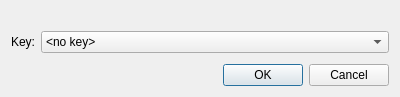
<?xml version="1.0" encoding="UTF-8"?>
<ui version="4.0">
 <class>PGPKeySelectionDialog</class>
 <widget class="QDialog" name="PGPKeySelectionDialog">
  <property name="geometry">
   <rect>
    <x>0</x>
    <y>0</y>
    <width>400</width>
    <height>97</height>
   </rect>
  </property>
  <property name="windowTitle">
   <string>PGP key selection</string>
  </property>
  <layout class="QVBoxLayout" name="verticalLayout">
   <item>
    <widget class="QLabel" name="LabelText_">
     <property name="text">
      <string/>
     </property>
    </widget>
   </item>
   <item>
    <layout class="QFormLayout" name="formLayout">
     <property name="fieldGrowthPolicy">
      <enum>QFormLayout::AllNonFixedFieldsGrow</enum>
     </property>
     <item row="0" column="0">
      <widget class="QLabel" name="label_2">
       <property name="text">
        <string>Key:</string>
       </property>
       <property name="buddy">
        <cstring>KeyCombo_</cstring>
       </property>
      </widget>
     </item>
     <item row="0" column="1">
      <widget class="QComboBox" name="KeyCombo_">
       <item>
        <property name="text">
         <string>&lt;no key&gt;</string>
        </property>
       </item>
      </widget>
     </item>
    </layout>
   </item>
   <item>
    <spacer name="verticalSpacer">
     <property name="orientation">
      <enum>Qt::Vertical</enum>
     </property>
     <property name="sizeHint" stdset="0">
      <size>
       <width>20</width>
       <height>40</height>
      </size>
     </property>
    </spacer>
   </item>
   <item>
    <widget class="QDialogButtonBox" name="buttonBox">
     <property name="orientation">
      <enum>Qt::Horizontal</enum>
     </property>
     <property name="standardButtons">
      <set>QDialogButtonBox::Cancel|QDialogButtonBox::Ok</set>
     </property>
    </widget>
   </item>
  </layout>
 </widget>
 <resources/>
 <connections>
  <connection>
   <sender>buttonBox</sender>
   <signal>accepted()</signal>
   <receiver>PGPKeySelectionDialog</receiver>
   <slot>accept()</slot>
   <hints>
    <hint type="sourcelabel">
     <x>248</x>
     <y>254</y>
    </hint>
    <hint type="destinationlabel">
     <x>157</x>
     <y>274</y>
    </hint>
   </hints>
  </connection>
  <connection>
   <sender>buttonBox</sender>
   <signal>rejected()</signal>
   <receiver>PGPKeySelectionDialog</receiver>
   <slot>reject()</slot>
   <hints>
    <hint type="sourcelabel">
     <x>316</x>
     <y>260</y>
    </hint>
    <hint type="destinationlabel">
     <x>286</x>
     <y>274</y>
    </hint>
   </hints>
  </connection>
 </connections>
</ui>
